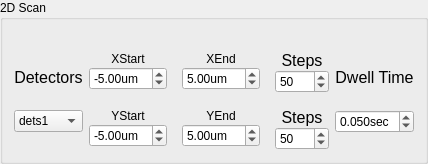
    <widget class="QGroupBox" name="groupBox_2">
     <property name="sizePolicy">
      <sizepolicy hsizetype="Preferred" vsizetype="Preferred">
       <horstretch>0</horstretch>
       <verstretch>0</verstretch>
      </sizepolicy>
     </property>
     <property name="title">
      <string>2D Scan</string>
     </property>
     <layout class="QGridLayout" name="gridLayout_30">
      <item row="1" column="1">
       <layout class="QGridLayout" name="gridLayout_12">
        <property name="spacing">
         <number>15</number>
        </property>
        <item row="0" column="2">
         <layout class="QGridLayout" name="gridLayout_15">
          <property name="verticalSpacing">
           <number>0</number>
          </property>
          <item row="1" column="1">
           <widget class="QSpinBox" name="sb_x_num">
            <property name="sizePolicy">
             <sizepolicy hsizetype="Preferred" vsizetype="Fixed">
              <horstretch>0</horstretch>
              <verstretch>0</verstretch>
             </sizepolicy>
            </property>
            <property name="toolTip">
             <string>first motor steps</string>
            </property>
            <property name="minimum">
             <number>1</number>
            </property>
            <property name="maximum">
             <number>1000</number>
            </property>
            <property name="singleStep">
             <number>10</number>
            </property>
            <property name="value">
             <number>50</number>
            </property>
           </widget>
          </item>
          <item row="0" column="1">
           <widget class="QLabel" name="label_7">
            <property name="sizePolicy">
             <sizepolicy hsizetype="Preferred" vsizetype="Fixed">
              <horstretch>0</horstretch>
              <verstretch>0</verstretch>
             </sizepolicy>
            </property>
            <property name="font">
             <font>
              <family>Segoe UI</family>
              <pointsize>12</pointsize>
              <weight>50</weight>
              <italic>false</italic>
              <bold>false</bold>
             </font>
            </property>
            <property name="text">
             <string>Steps</string>
            </property>
            <property name="textFormat">
             <enum>Qt::AutoText</enum>
            </property>
            <property name="scaledContents">
             <bool>false</bool>
            </property>
            <property name="alignment">
             <set>Qt::AlignCenter</set>
            </property>
           </widget>
          </item>
         </layout>
        </item>
        <item row="1" column="2">
         <layout class="QGridLayout" name="gridLayout_18">
          <property name="verticalSpacing">
           <number>0</number>
          </property>
          <item row="1" column="1">
           <widget class="QSpinBox" name="sb_y_num">
            <property name="sizePolicy">
             <sizepolicy hsizetype="Preferred" vsizetype="Fixed">
              <horstretch>0</horstretch>
              <verstretch>0</verstretch>
             </sizepolicy>
            </property>
            <property name="toolTip">
             <string>second motor steps</string>
            </property>
            <property name="minimum">
             <number>1</number>
            </property>
            <property name="maximum">
             <number>1000</number>
            </property>
            <property name="singleStep">
             <number>10</number>
            </property>
            <property name="value">
             <number>50</number>
            </property>
           </widget>
          </item>
          <item row="0" column="1">
           <widget class="QLabel" name="label_8">
            <property name="sizePolicy">
             <sizepolicy hsizetype="Preferred" vsizetype="Fixed">
              <horstretch>0</horstretch>
              <verstretch>0</verstretch>
             </sizepolicy>
            </property>
            <property name="font">
             <font>
              <family>Segoe UI</family>
              <pointsize>12</pointsize>
              <weight>50</weight>
              <italic>false</italic>
              <bold>false</bold>
             </font>
            </property>
            <property name="text">
             <string>Steps</string>
            </property>
            <property name="textFormat">
             <enum>Qt::AutoText</enum>
            </property>
            <property name="scaledContents">
             <bool>false</bool>
            </property>
            <property name="alignment">
             <set>Qt::AlignCenter</set>
            </property>
           </widget>
          </item>
         </layout>
        </item>
        <item row="1" column="1">
         <layout class="QGridLayout" name="gridLayout_17">
          <property name="verticalSpacing">
           <number>0</number>
          </property>
          <item row="1" column="1">
           <widget class="QDoubleSpinBox" name="sb_yend">
            <property name="sizePolicy">
             <sizepolicy hsizetype="Preferred" vsizetype="Fixed">
              <horstretch>0</horstretch>
              <verstretch>0</verstretch>
             </sizepolicy>
            </property>
            <property name="toolTip">
             <string>scan range entry</string>
            </property>
            <property name="suffix">
             <string notr="true">um</string>
            </property>
            <property name="minimum">
             <double>-15.000000000000000</double>
            </property>
            <property name="maximum">
             <double>15.000000000000000</double>
            </property>
            <property name="singleStep">
             <double>1.000000000000000</double>
            </property>
            <property name="value">
             <double>5.000000000000000</double>
            </property>
           </widget>
          </item>
          <item row="0" column="1">
           <widget class="QLabel" name="label_37">
            <property name="sizePolicy">
             <sizepolicy hsizetype="Preferred" vsizetype="Fixed">
              <horstretch>0</horstretch>
              <verstretch>0</verstretch>
             </sizepolicy>
            </property>
            <property name="text">
             <string>YEnd</string>
            </property>
            <property name="alignment">
             <set>Qt::AlignCenter</set>
            </property>
           </widget>
          </item>
         </layout>
        </item>
        <item row="0" column="0">
         <layout class="QGridLayout" name="gridLayout_13">
          <property name="verticalSpacing">
           <number>0</number>
          </property>
          <item row="1" column="1">
           <widget class="QDoubleSpinBox" name="sb_xstart">
            <property name="sizePolicy">
             <sizepolicy hsizetype="Preferred" vsizetype="Fixed">
              <horstretch>0</horstretch>
              <verstretch>0</verstretch>
             </sizepolicy>
            </property>
            <property name="toolTip">
             <string>scan range entry</string>
            </property>
            <property name="prefix">
             <string notr="true"/>
            </property>
            <property name="suffix">
             <string>um</string>
            </property>
            <property name="minimum">
             <double>-15.000000000000000</double>
            </property>
            <property name="maximum">
             <double>15.000000000000000</double>
            </property>
            <property name="singleStep">
             <double>1.000000000000000</double>
            </property>
            <property name="value">
             <double>-5.000000000000000</double>
            </property>
           </widget>
          </item>
          <item row="0" column="1">
           <widget class="QLabel" name="label_35">
            <property name="sizePolicy">
             <sizepolicy hsizetype="Preferred" vsizetype="Fixed">
              <horstretch>0</horstretch>
              <verstretch>0</verstretch>
             </sizepolicy>
            </property>
            <property name="text">
             <string>XStart</string>
            </property>
            <property name="alignment">
             <set>Qt::AlignCenter</set>
            </property>
           </widget>
          </item>
         </layout>
        </item>
        <item row="0" column="1">
         <layout class="QGridLayout" name="gridLayout_14">
          <property name="verticalSpacing">
           <number>0</number>
          </property>
          <item row="1" column="1">
           <widget class="QDoubleSpinBox" name="sb_xend">
            <property name="sizePolicy">
             <sizepolicy hsizetype="Preferred" vsizetype="Fixed">
              <horstretch>0</horstretch>
              <verstretch>0</verstretch>
             </sizepolicy>
            </property>
            <property name="toolTip">
             <string>scan range entry</string>
            </property>
            <property name="suffix">
             <string notr="true">um</string>
            </property>
            <property name="minimum">
             <double>-15.000000000000000</double>
            </property>
            <property name="maximum">
             <double>15.000000000000000</double>
            </property>
            <property name="singleStep">
             <double>1.000000000000000</double>
            </property>
            <property name="value">
             <double>5.000000000000000</double>
            </property>
           </widget>
          </item>
          <item row="0" column="1">
           <widget class="QLabel" name="label_36">
            <property name="sizePolicy">
             <sizepolicy hsizetype="Preferred" vsizetype="Fixed">
              <horstretch>0</horstretch>
              <verstretch>0</verstretch>
             </sizepolicy>
            </property>
            <property name="text">
             <string>XEnd</string>
            </property>
            <property name="alignment">
             <set>Qt::AlignCenter</set>
            </property>
           </widget>
          </item>
         </layout>
        </item>
        <item row="1" column="0">
         <layout class="QGridLayout" name="gridLayout_16">
          <property name="verticalSpacing">
           <number>0</number>
          </property>
          <item row="1" column="1">
           <widget class="QDoubleSpinBox" name="sb_ystart">
            <property name="enabled">
             <bool>true</bool>
            </property>
            <property name="sizePolicy">
             <sizepolicy hsizetype="Preferred" vsizetype="Fixed">
              <horstretch>0</horstretch>
              <verstretch>0</verstretch>
             </sizepolicy>
            </property>
            <property name="toolTip">
             <string>scan range entry</string>
            </property>
            <property name="prefix">
             <string notr="true"/>
            </property>
            <property name="suffix">
             <string>um</string>
            </property>
            <property name="minimum">
             <double>-15.000000000000000</double>
            </property>
            <property name="maximum">
             <double>15.000000000000000</double>
            </property>
            <property name="singleStep">
             <double>1.000000000000000</double>
            </property>
            <property name="value">
             <double>-5.000000000000000</double>
            </property>
           </widget>
          </item>
          <item row="0" column="1">
           <widget class="QLabel" name="label_19">
            <property name="sizePolicy">
             <sizepolicy hsizetype="Preferred" vsizetype="Fixed">
              <horstretch>0</horstretch>
              <verstretch>0</verstretch>
             </sizepolicy>
            </property>
            <property name="text">
             <string>YStart</string>
            </property>
            <property name="alignment">
             <set>Qt::AlignCenter</set>
            </property>
           </widget>
          </item>
         </layout>
        </item>
       </layout>
      </item>
      <item row="0" column="0">
       <widget class="QLabel" name="label_11">
        <property name="sizePolicy">
         <sizepolicy hsizetype="Preferred" vsizetype="Fixed">
          <horstretch>0</horstretch>
          <verstretch>0</verstretch>
         </sizepolicy>
        </property>
        <property name="text">
         <string/>
        </property>
       </widget>
      </item>
      <item row="1" column="0">
       <layout class="QGridLayout" name="gridLayout_11">
        <item row="1" column="1">
         <widget class="QComboBox" name="cb_dets">
          <property name="sizePolicy">
           <sizepolicy hsizetype="Preferred" vsizetype="Fixed">
            <horstretch>0</horstretch>
            <verstretch>0</verstretch>
           </sizepolicy>
          </property>
          <property name="toolTip">
           <string comment="choose the detector system"/>
          </property>
          <item>
           <property name="text">
            <string>dets1</string>
           </property>
          </item>
          <item>
           <property name="text">
            <string>dets2</string>
           </property>
          </item>
          <item>
           <property name="text">
            <string>dets3</string>
           </property>
          </item>
          <item>
           <property name="text">
            <string>dets4</string>
           </property>
          </item>
          <item>
           <property name="text">
            <string>dets_fs</string>
           </property>
          </item>
         </widget>
        </item>
        <item row="0" column="1">
         <widget class="QLabel" name="label_17">
          <property name="sizePolicy">
           <sizepolicy hsizetype="Preferred" vsizetype="Fixed">
            <horstretch>0</horstretch>
            <verstretch>0</verstretch>
           </sizepolicy>
          </property>
          <property name="font">
           <font>
            <family>Segoe UI</family>
            <pointsize>12</pointsize>
            <weight>50</weight>
            <italic>false</italic>
            <bold>false</bold>
           </font>
          </property>
          <property name="text">
           <string>Detectors</string>
          </property>
          <property name="alignment">
           <set>Qt::AlignBottom|Qt::AlignHCenter</set>
          </property>
         </widget>
        </item>
       </layout>
      </item>
      <item row="1" column="2">
       <layout class="QGridLayout" name="gridLayout_19">
        <item row="1" column="3">
         <widget class="QDoubleSpinBox" name="sb_exposure">
          <property name="sizePolicy">
           <sizepolicy hsizetype="Preferred" vsizetype="Fixed">
            <horstretch>0</horstretch>
            <verstretch>0</verstretch>
           </sizepolicy>
          </property>
          <property name="toolTip">
           <string>exposure time per point</string>
          </property>
          <property name="prefix">
           <string/>
          </property>
          <property name="suffix">
           <string notr="true">sec</string>
          </property>
          <property name="decimals">
           <number>3</number>
          </property>
          <property name="minimum">
           <double>0.000000000000000</double>
          </property>
          <property name="maximum">
           <double>0.500000000000000</double>
          </property>
          <property name="singleStep">
           <double>0.010000000000000</double>
          </property>
          <property name="value">
           <double>0.050000000000000</double>
          </property>
         </widget>
        </item>
        <item row="0" column="3">
         <widget class="QLabel" name="label_10">
          <property name="sizePolicy">
           <sizepolicy hsizetype="Preferred" vsizetype="Fixed">
            <horstretch>0</horstretch>
            <verstretch>0</verstretch>
           </sizepolicy>
          </property>
          <property name="font">
           <font>
            <family>Segoe UI</family>
            <pointsize>12</pointsize>
            <weight>50</weight>
            <italic>false</italic>
            <bold>false</bold>
           </font>
          </property>
          <property name="text">
           <string>Dwell Time</string>
          </property>
          <property name="textFormat">
           <enum>Qt::AutoText</enum>
          </property>
          <property name="scaledContents">
           <bool>false</bool>
          </property>
          <property name="alignment">
           <set>Qt::AlignBottom|Qt::AlignHCenter</set>
          </property>
         </widget>
        </item>
       </layout>
      </item>
     </layout>
    </widget>
